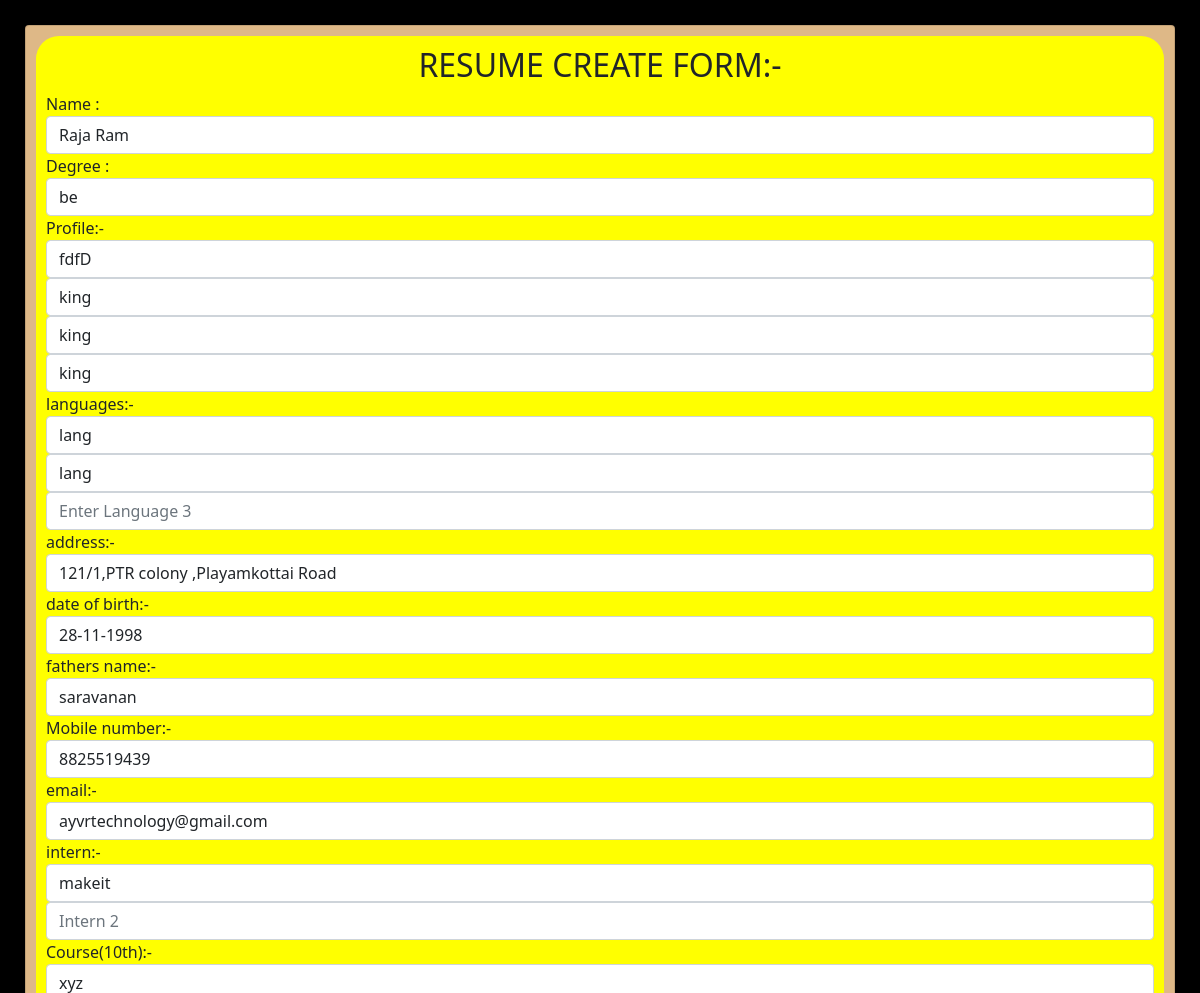
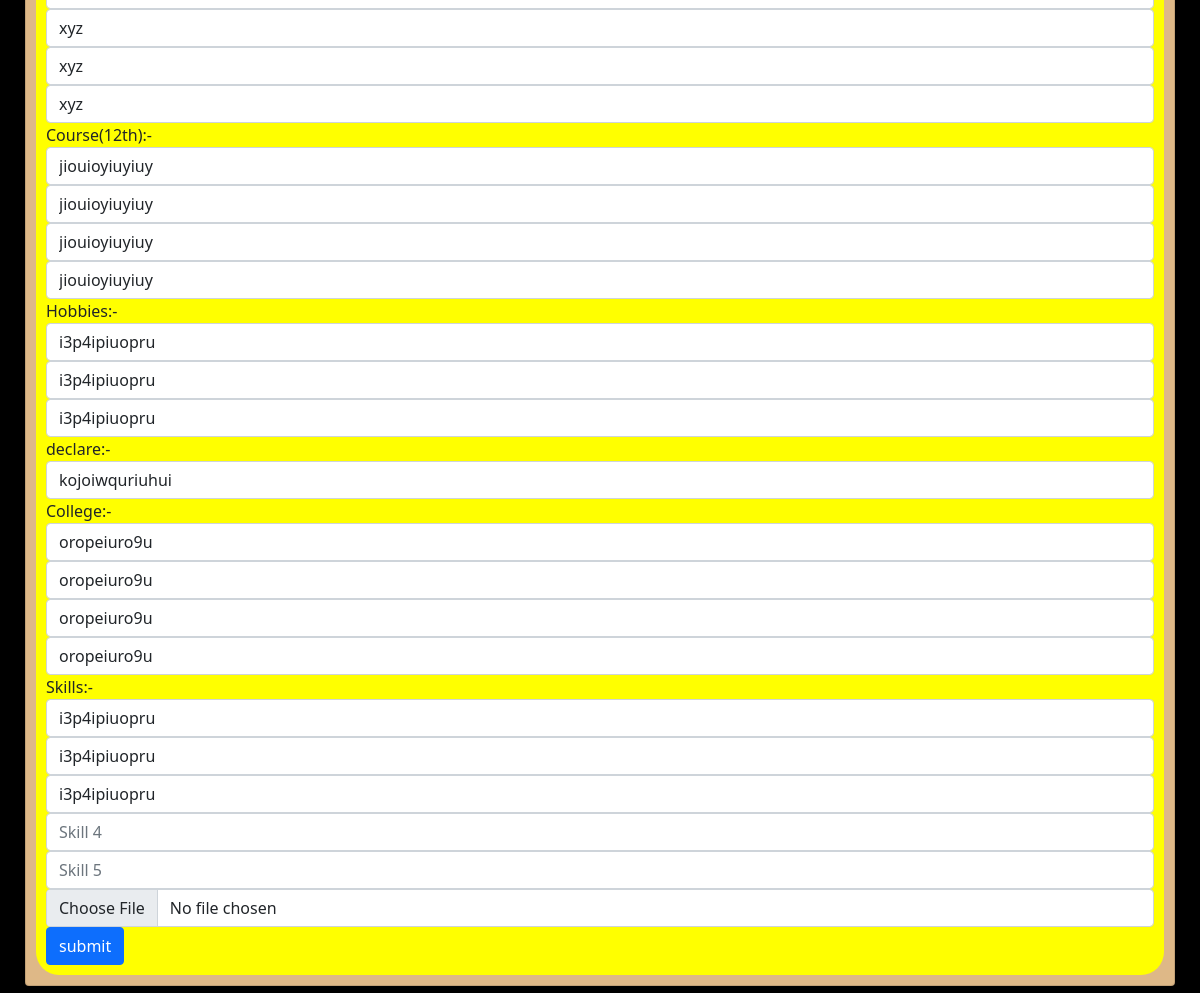
/temp2/update2/1/, run on the app's committed database (2 pictures, top to bottom).
### temp2/models.py (models this page shows, shortened)
class temp2model(models.Model):
    name=models.CharField(max_length=100)
    image=models.ImageField(upload_to='images/')
    degree=models.CharField(max_length=100)
    propoint_1=models.CharField(max_length=200)
    propoint_2=models.CharField(max_length=200)
    propoint_3=models.CharField(max_length=200,blank=True)
    propoint_4=models.CharField(max_length=200,blank=True)
    lang_1=models.CharField(max_length=20)
    lang_2=models.CharField(max_length=20,blank=True)
    lang_3=models.CharField(max_length=20,blank=True)
    Address=models.CharField(max_length=200)
    Date_of_birth=models.CharField(max_length=100)
    father_name=models.CharField(max_length=100)
    mobileno=models.IntegerField()
    email=models.EmailField()
    course_1=models.CharField(max_length=50)
    school_1=models.CharField(max_length=200)
    percent_1=models.CharField(max_length=50)
    year_1=models.CharField(max_length=50)
    course_2=models.CharField(max_length=50)
    school_2=models.CharField(max_length=200)
    percent_2=models.CharField(max_length=50)
    year_2=models.CharField(max_length=50)
    course_3=models.CharField(max_length=50)
    college=models.CharField(max_length=200)
    percent_3=models.CharField(max_length=50)
    year_3=models.CharField(max_length=50)
    skill_1=models.CharField(max_length=100,blank=True)
    skill_2=models.CharField(max_length=100,blank=True)
    skill_3=models.CharField(max_length=100,blank=True)
    skill_4=models.CharField(max_length=100,blank=True)
    skill_5=models.CharField(max_length=100,blank=True)
    hobby_1=models.CharField(max_length=100)
    hobby_2=models.CharField(max_length=100,blank=True)
    hobby_3=models.CharField(max_length=100,blank=True)
    intern_1=models.CharField(max_length=100,blank=True)
    intern_2=models.CharField(max_length=100,blank=True)
    declare=models.CharField(max_length=500)

### temp2/views.py (the view)
# urls.py: path('update2/<int:pk>/',views.temp2update,name='update2'),
def temp2update(request,pk):
    dataupdate=temp2model.objects.get(id=pk)
    form=temp2Form(instance=dataupdate)
    if request.method == 'POST':
        form=temp2Form(request.POST,request.FILES,instance=dataupdate)
        if form.is_valid():
             form.save()
             return redirect('/temp2/get2')
    return render(request,'temp2upd.html',{'datas':dataupdate,'form':form})

### temp2/templates/temp2upd.html (shortened to what this page needs)
<!DOCTYPE html>
<html lang="en">
<head>
  <link href="https://cdn.jsdelivr.net/npm/bootstrap@5.1.3/dist/css/bootstrap.min.css" rel="stylesheet"
>
</head>
<body>
  <div class="main bg-black" style="padding:25px;">
    <div class="card" style="padding:10px; background-color:burlywood;">
      <div class="container" style="padding:10px; background-color:yellow;border-radius: 23px;">
        <form method="POST" enctype="multipart/form-data" action="">
          <h2 style="text-align:center;">RESUME CREATE FORM:-</h2>
          <label>Name :</label>
          {{ form.name }}
          <label>Degree :</label>
          {{ form.degree }}
          <label>Profile:-</label>
          {{ form.propoint_1 }}
          {{ form.propoint_2 }}
          {{ form.propoint_3 }}
          {{ form.propoint_4 }}
          <label>languages:-</label>
          {{ form.lang_1 }}
          {{ form.lang_2 }}
          {{ form.lang_3 }}
          <label>address:-</label>
          {{ form.Address }}
          <label>date of birth:-</label>
          {{ form.Date_of_birth}}
          <label>fathers name:-</label>
          {{ form.father_name }}
          <label>Mobile number:-</label>
          {{ form.mobileno }}
          <label>email:-</label>
          {{ form.email }}
          <label>intern:-</label>
          {{ form.intern_1 }}
          {{ form.intern_2 }}
          <label>Course(10th):-</label>
          {{ form.course_1 }}
          {{ form.school_1 }}
          {{ form.percent_1 }}
          {{ form.year_1 }}
          <label>Course(12th):-</label>
          {{ form.course_2 }}
          {{ form.school_2 }}
          {{ form.percent_2 }}
          {{ form.year_2 }}
          <label>Hobbies:-</label>
          {{ form.hobby_1 }}
          {{ form.hobby_2 }}
          {{ form.hobby_3 }}
          <label>declare:-</label>
          {{ form.declare }}
          <label>College:-</label>
          {{ form.course_3 }}
          {{ form.college }}
          {{ form.percent_3 }}
          {{ form.year_3 }}
          <label>Skills:-</label>
          {{ form.skill_1}}
          {{ form.skill_2}}
          {{ form.skill_3}}
          {{ form.skill_4}}
          {{ form.skill_5}}
          {{ form.image }}
          <button type="submit" class="btn btn-primary" value="submit">submit</button>
        </form>
      </div>
    </div>
  </div>
</body>
</html>

### data on the page
temp2model: name "Raja Ram", degree "be", propoint_1 "fdfD", propoint_2 "king", propoint_3 "king", propoint_4 "king", lang_1 "lang", lang_2 "lang", Address "121/1,PTR colony ,Playamkottai Road", Date_of_birth "28-11-1998", father_name "saravanan", mobileno "8825519439", email "ayvrtechnology@gmail.com", intern_1 "makeit", course_1 "xyz", school_1 "xyz", percent_1 "xyz", year_1 "xyz", course_2 "jiouioyiuyiuy", school_2 "jiouioyiuyiuy", percent_2 "jiouioyiuyiuy", year_2 "jiouioyiuyiuy", hobby_1 "i3p4ipiuopru", hobby_2 "i3p4ipiuopru", hobby_3 "i3p4ipiuopru", declare "kojoiwquriuhui", course_3 "oropeiuro9u", college "oropeiuro9u", percent_3 "oropeiuro9u", year_3 "oropeiuro9u", skill_1 "i3p4ipiuopru", skill_2 "i3p4ipiuopru", skill_3 "i3p4ipiuopru"
